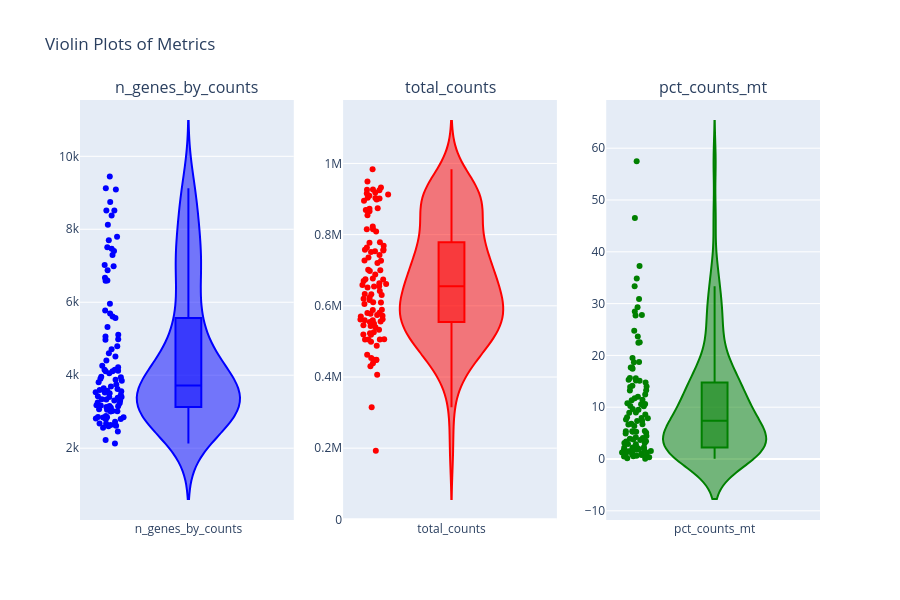

The notebook cell this image was saved under:
### Markdown cell above
Quality Control

### Code cell
import plotly.graph_objects as go
from plotly.subplots import make_subplots

adata.var["mt"] = adata.var_names.str.startswith("MT-")
sc.pp.calculate_qc_metrics(
    adata, qc_vars=["mt"], inplace=True, log1p=True
)

# Create subplots with 1 row and 3 columns (side-by-side plots)
fig = make_subplots(rows=1, cols=3, shared_yaxes=False, 
                    subplot_titles=("n_genes_by_counts", "total_counts", "pct_counts_mt"))

# Add the first violin plot for 'n_genes_by_counts' in the first column
fig.add_trace(go.Violin(y=adata.obs['n_genes_by_counts'], box_visible=True, 
                        points='all', name='n_genes_by_counts', marker_color="blue"), row=1, col=1)

# Add the second violin plot for 'total_counts' in the second column
fig.add_trace(go.Violin(y=adata.obs['total_counts'], box_visible=True, 
                        points='all', name='total_counts', marker_color="red"), row=1, col=2)

# Add the third violin plot for 'pct_counts_mt' in the third column
fig.add_trace(go.Violin(y=adata.obs['pct_counts_mt'], box_visible=True, 
                        points='all', name='pct_counts_mt', marker_color="green"), row=1, col=3)

# Update layout for better spacing and titles
fig.update_layout(height=600, width=900, showlegend=False, title_text="Violin Plots of Metrics")

# Show the plot
fig.show()

### Figure 1 — Plotly figure (JSON) as saved in the notebook; plotly's stock layout.template omitted (floating-point values rounded to 4 significant figures)
{"data": [{"box": {"visible": true}, "marker": {"color": "blue"}, "name": "n_genes_by_counts", "points": "all", "type": "violin", "xaxis": "x", "y": [3849, 2728, 5958, 4974, 3421, 3571, 2799, 4122, 5771, 4515, 3879, 4147, 5106, 3528, 3561, 8122, 2126, 2669, 4108, 5694, 2816, 9449, 2614, 2675, 2598, 4793, 3173, 6880, 2458, 7463, 3902, 7024, 3306, 2857, 3749, 3810, 8517, 7794, 2842, 3402, 2633, 8380, 3382, 4150, 3057, 4712, 4107, 3070, 3251, 6609, 4055, 3233, 3159, 5612, 7702, 3003, 7508, 3021, 2845, 3106, 3561, 3176, 6596, 4220, 5063, 3147, 2226, 4401, 7293, 3460, 3959, 9092, 2641, 2881, 3531, 3620, 2558, 3508, 3333, 3129, 3693, 4600, 3594, 3300, 6592, 3342, 6669, 2849, 5321, 5568, 3641, 3015, 2790, 9124, 6989, 4260, 8512, 7403, 8747, 3941, 4983, 3404], "yaxis": "y"}, {"box": {"visible": true}, "marker": {"color": "red"}, "name": "total_counts", "points": "all", "type": "violin", "xaxis": "x2", "y": [545000.0, 758200.0, 808600.0, 673800.0, 925000.0, 623100.0, 641400.0, 753000.0, 751000.0, 815300.0, 630600.0, 674800.0, 757500.0, 926700.0, 609600.0, 926300.0, 901300.0, 453600.0, 616700.0, 688000.0, 506100.0, 903600.0, 438300.0, 314600.0, 488000.0, 655200.0, 525600.0, 562200.0, 654500.0, 777200.0, 429900.0, 447800.0, 632300.0, 448200.0, 559300.0, 505400.0, 874100.0, 822500.0, 580000.0, 406400.0, 720100.0, 727300.0, 559500.0, 726700.0, 580600.0, 661300.0, 735600.0, 505600.0, 518500.0, 915400.0, 699800.0, 572400.0, 663400.0, 555900.0, 949600.0, 574000.0, 909200.0, 872600.0, 609100.0, 912700.0, 549700.0, 577600.0, 768800.0, 918100.0, 701400.0, 462600.0, 561700.0, 742400.0, 604800.0, 658200.0, 539900.0, 902700.0, 589000.0, 588500.0, 932100.0, 193000.0, 869100.0, 569600.0, 895300.0, 519200.0, 854300.0, 778400.0, 633500.0, 677000.0, 815100.0, 448400.0, 868300.0, 619700.0, 522900.0, 865400.0, 505400.0, 764000.0, 543600.0, 651400.0, 755200.0, 554400.0, 898800.0, 669700.0, 533000.0, 697600.0, 983400.0, 498900.0], "yaxis": "y2"}, {"box": {"visible": true}, "marker": {"color": "green"}, "name": "pct_counts_mt", "points": "all", "type": "violin", "xaxis": "x3", "y": [7.623, 1.538, 9.495, 10.2, 1.519, 10.57, 7.374, 4.918, 1.723, 1.695, 3.774, 3.916, 3.095, 0.1293, 3.07, 2.261, 0.5472, 17.4, 6.372, 33.36, 27.7, 22.43, 15.64, 37.25, 15.1, 5.072, 10.76, 15.29, 0.51, 23.65, 5.24, 57.47, 8.582, 11.43, 9.002, 2.914, 4.056, 12.45, 7.851, 5.337, 7.936, 17.67, 1.87, 13.23, 29.32, 3.423, 1.221, 6.656, 14.75, 15.15, 1.955, 4.207, 1.009, 28.5, 0.06667, 1.674, 24.75, 0.6147, 11.75, 0.3547, 6.696, 5.26, 3.692, 0.7519, 19.48, 27.81, 12.01, 1.251, 34.87, 2.243, 10.22, 5.416, 8.077, 7.358, 1.777, 10.63, 1.149, 6.818, 0.9465, 8.924, 4.425, 2.859, 5.378, 2.154, 18.71, 18.67, 13.92, 2.007, 46.54, 0.8651, 9.674, 2.175, 14.13, 22.53, 15.59, 11.34, 17.68, 14.01, 30.89, 0.4773, 3.361, 13.28], "yaxis": "y3"}], "layout": {"annotations": [{"font": {"size": 16}, "showarrow": false, "text": "n_genes_by_counts", "x": 0.1444, "xanchor": "center", "xref": "paper", "y": 1, "yanchor": "bottom", "yref": "paper"}, {"font": {"size": 16}, "showarrow": false, "text": "total_counts", "x": 0.5, "xanchor": "center", "xref": "paper", "y": 1, "yanchor": "bottom", "yref": "paper"}, {"font": {"size": 16}, "showarrow": false, "text": "pct_counts_mt", "x": 0.8556, "xanchor": "center", "xref": "paper", "y": 1, "yanchor": "bottom", "yref": "paper"}], "height": 600, "showlegend": false, "title": {"text": "Violin Plots of Metrics"}, "width": 900, "xaxis": {"anchor": "y", "domain": [0, 0.2889]}, "xaxis2": {"anchor": "y2", "domain": [0.3556, 0.6444]}, "xaxis3": {"anchor": "y3", "domain": [0.7111, 1]}, "yaxis": {"anchor": "x", "domain": [0, 1]}, "yaxis2": {"anchor": "x2", "domain": [0, 1]}, "yaxis3": {"anchor": "x3", "domain": [0, 1]}}}
